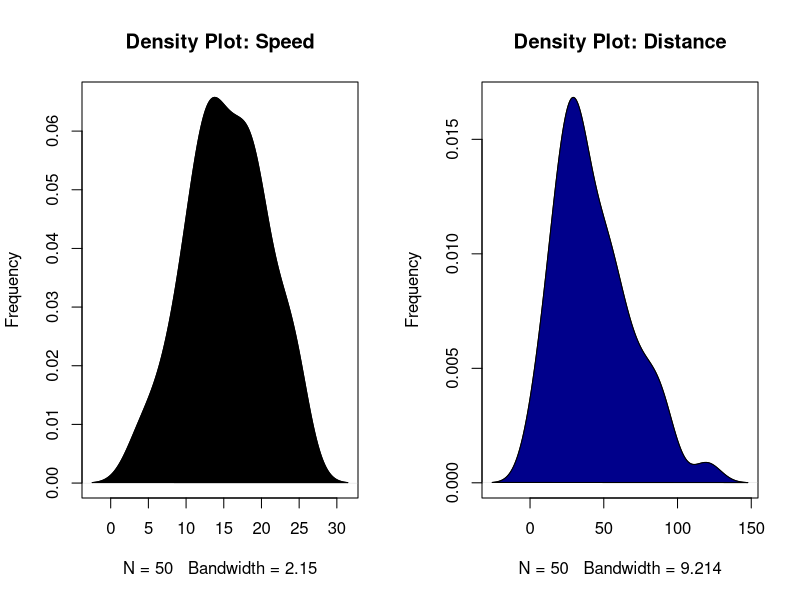
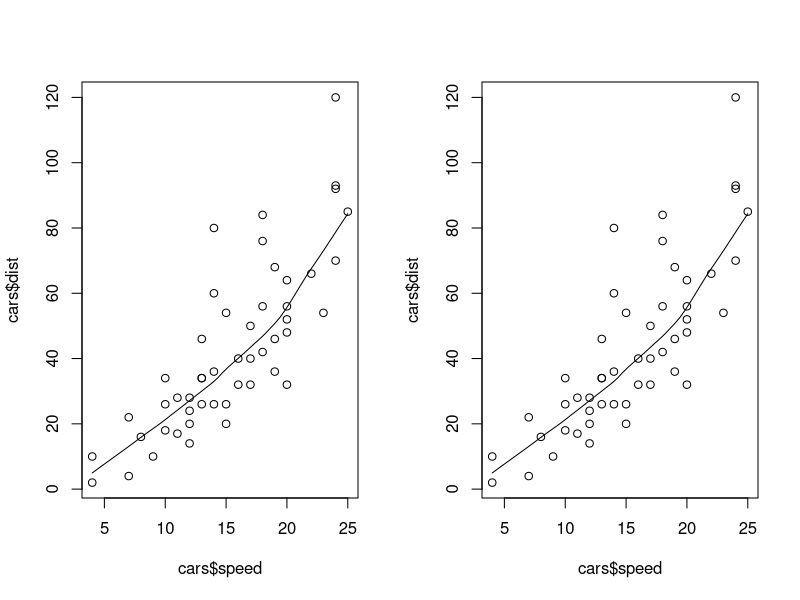
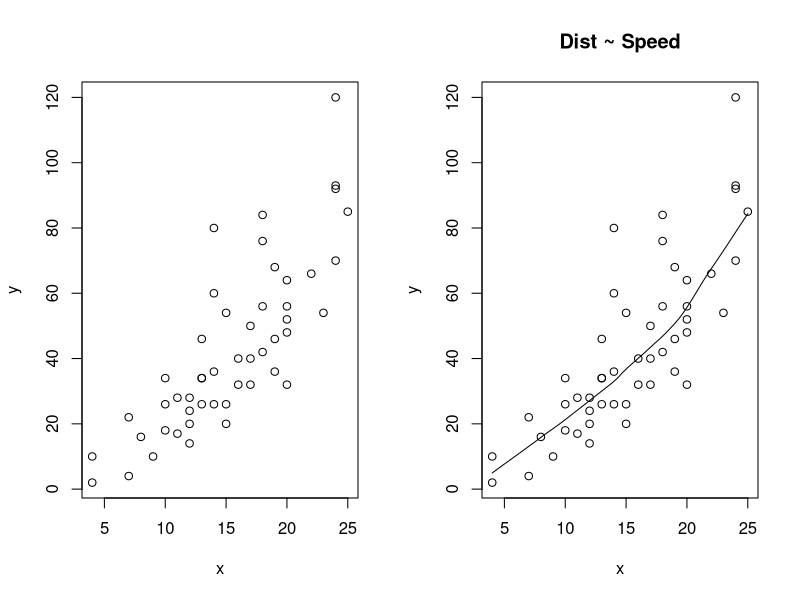
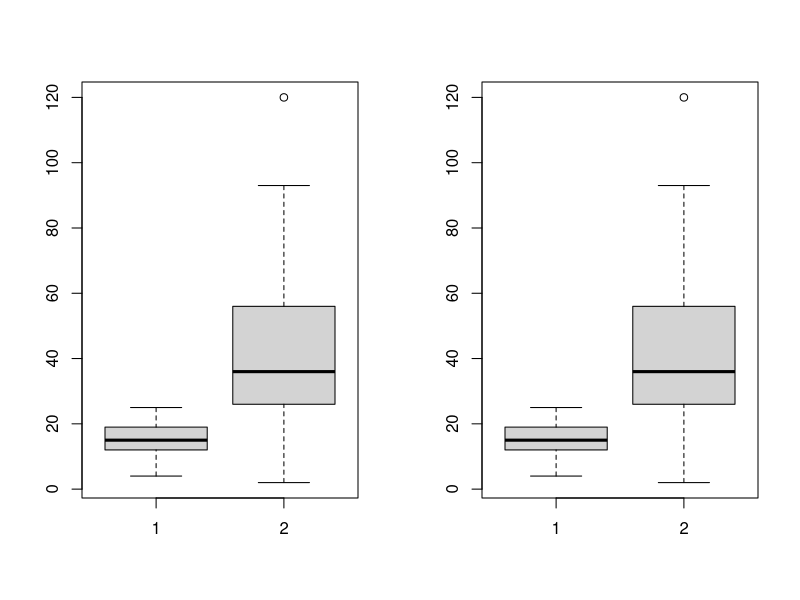
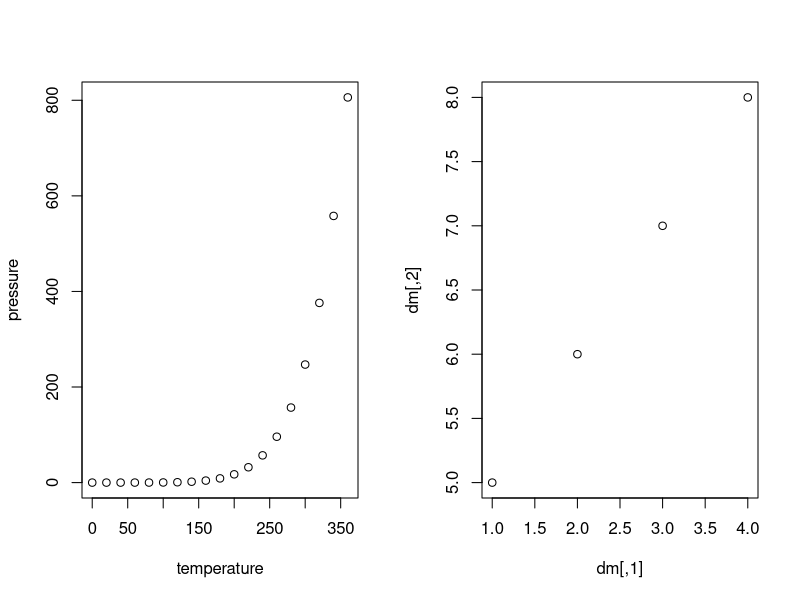

Recreate these plots in R, in order.
## ---- chunk 1
knitr::opts_chunk$set(echo = TRUE)
## ---- chunk 2
summary(cars)
head(cars)
#Density plot
par(mfrow=c(1, 2))
plot(density(cars$speed), main="Density Plot: Speed", ylab="Frequency")
polygon(density(cars$speed), col="black")
plot(density(cars$dist), main="Density Plot: Distance", ylab="Frequency")
polygon(density(cars$dist), col="darkblue")
#Correlation
cor(cars$speed,cars$dist, method=c("pearson","kendall","spearman"))
#scatterplot
scatter.smooth(x=cars$speed, y=cars$dist)
scatter.smooth(x=cars$speed, y=cars$dist) 
x<-cars$speed
y<-cars$dist
line(x,y)
plot(x,y)
scatter.smooth(x, y, main="Dist ~ Speed")
#linear model
Model1 <- lm(formula = y~x, data = cars)
summary(Model1)
boxplot(x,y)
boxplot(cars$speed, cars$dist)
## ---- chunk 3
plot(pressure)
## ---- chunk 4
dm<-matrix(c(1,2,3,4,5,6,7,8), nrow = 4, ncol = 2)
plot(dm)
